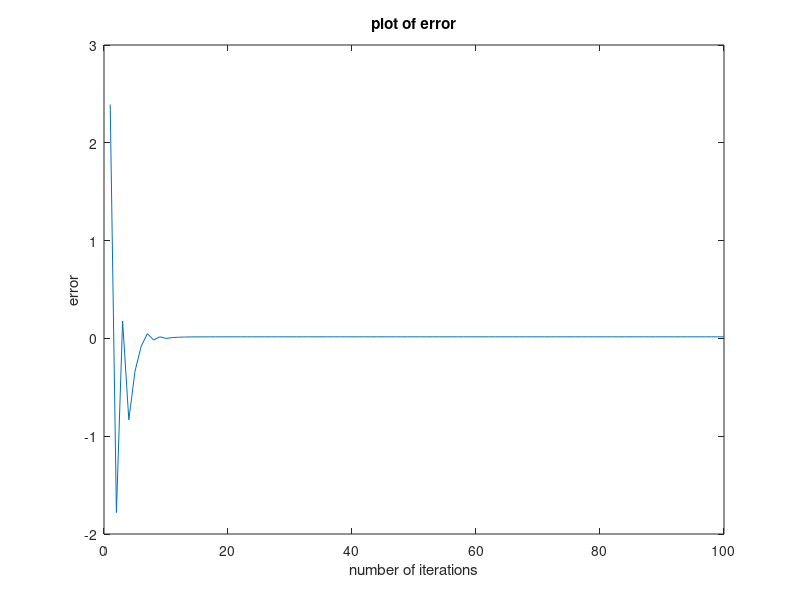

Write MATLAB code to recreate this figure.
%Anshul Kumar Sahoo%
%Roll-1802287%
%BISECTION METHOD MATLAB CODE%
f=@(x) x^3+4*x^2-10
a=1;
b=2;
for i=1:10
    c=(a+b)/2;
    if f(c)>0
        b=c;
    else
        a=c;
    end
    fprintf('x%f = %f\n',i,c)
end
fprintf('\n\nRoot of given equation is %f',c)
a=1; b=2; p=c;
for i=1:100
    c=(a+b)/2;
    er(i)=f(c)-f(p);
    if f(c)>0
        b=c;
    else
        a=c;
    end
end
plot(er);
title('plot of error')
xlabel('number of iterations')
ylabel('error')